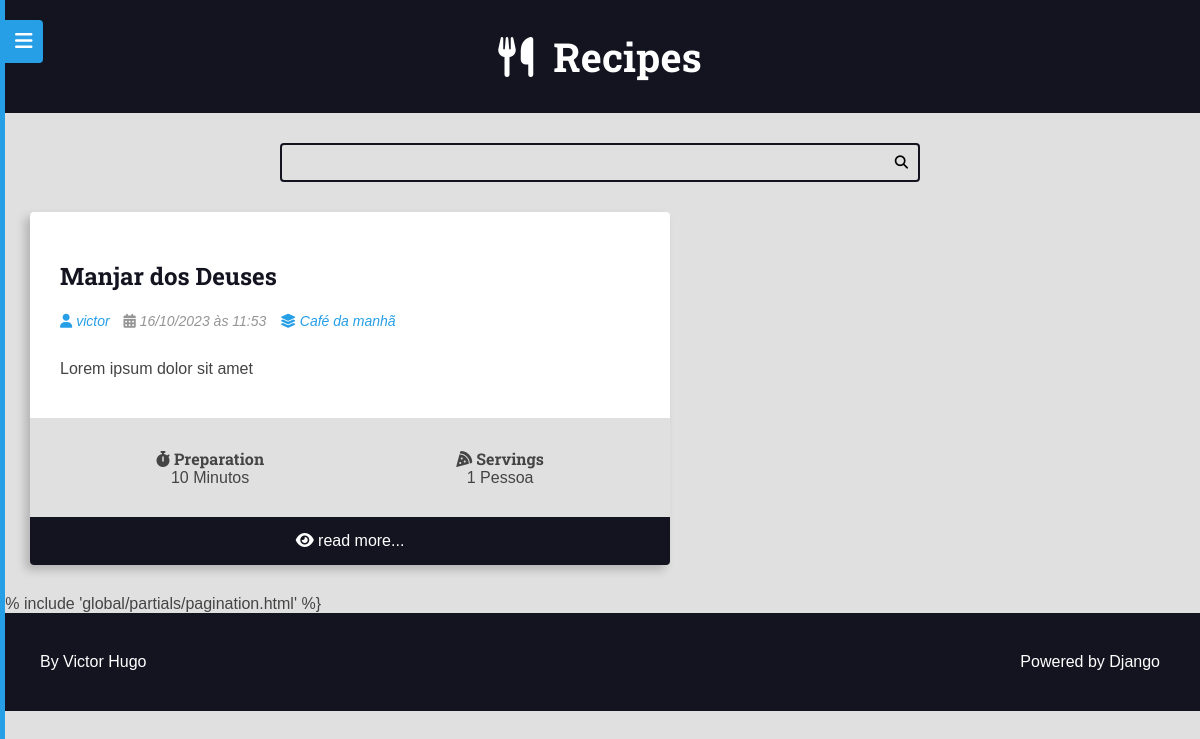
/recipes/tags/hamburguer-yem6g/, run on an earlier commit of the app's database.
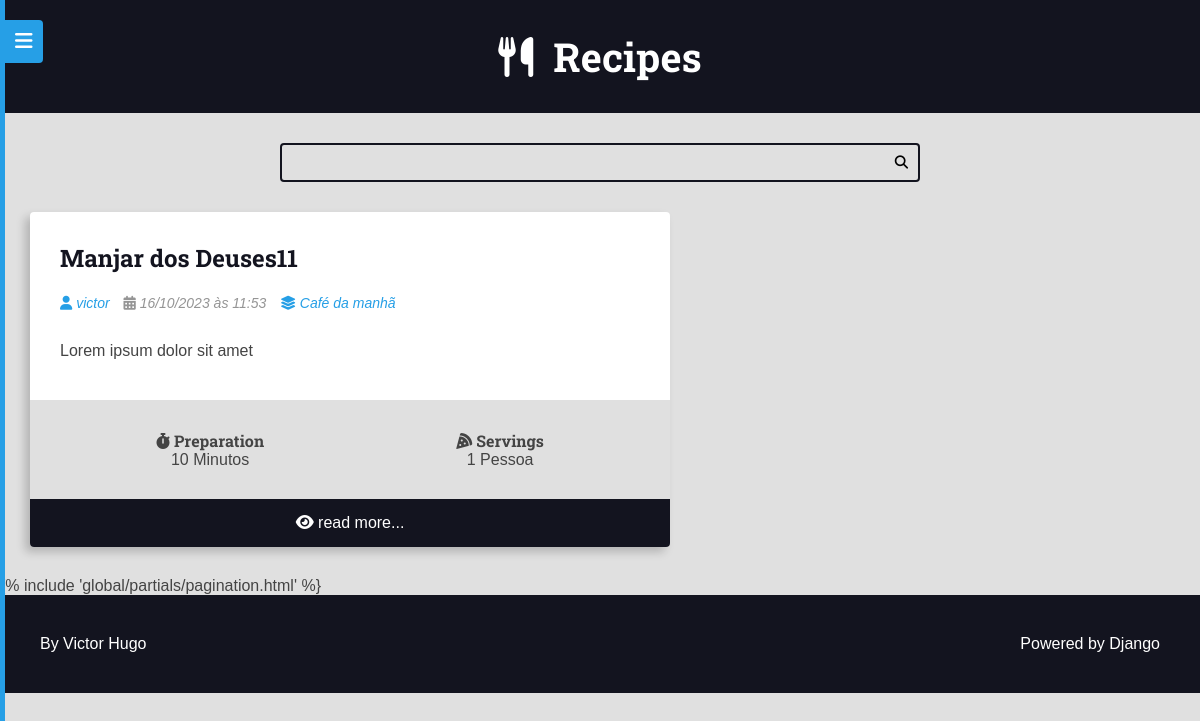
And on a later commit of the database.
### recipes/models.py (models this page shows, shortened)
class Recipe(models.Model):
    objects = RecipeManager()
    title = models.CharField(max_length=65, verbose_name=_('Title'))
    description = models.CharField(max_length=165)
    slug = models.SlugField(unique=True)
    preparation_time = models.IntegerField()
    preparation_time_unit = models.CharField(max_length=65)
    servings = models.IntegerField()
    servings_unit = models.CharField(max_length=65)
    preparation_steps = models.TextField()
    preparation_steps_is_html = models.BooleanField(default=False)
    created_at = models.DateTimeField(auto_now_add=True)
    updated_at = models.DateTimeField(auto_now=True)
    is_published = models.BooleanField(default=False)
    cover = models.ImageField(
        upload_to='recipes/covers/%Y/%m/%d/',
        blank=True,
        default='')
    category = models.ForeignKey(
        Category, on_delete=models.SET_NULL, null=True, blank=True,
        default=None,
    )
    author = models.ForeignKey(
        User, on_delete=models.SET_NULL, null=True
    )
    tags = models.ManyToManyField(Tag, blank=True, default='')
    def get_absolute_url(self):
        return reverse('recipes:recipe', args=(self.id,))
    class Meta:
        verbose_name = _('Recipe')
        verbose_name_plural = _('Recipes')

class Category(models.Model):
    name = models.CharField(max_length=65)

### recipes/views/site.py (the view)
# urls.py: path('recipes/tags/<slug:slug>/', views.RecipeListViewTag.as_view(),
class RecipeListViewTag(RecipeListViewBase):
    template_name = 'recipes/pages/tag.html'
    def get_queryset(self, *args, **kwargs):
        qs = super().get_queryset(*args, **kwargs)
        qs = qs.filter(tags__slug=self.kwargs.get('slug', ''))
        return qs
    def get_context_data(self, *args, **kwargs):
        ctx = super().get_context_data(*args, **kwargs)
        page_title = Tag.objects.filter(
                slug=self.kwargs.get('slug', '')
            ).first()
        if not page_title:
            page_title = 'No recipes found'
        page_title = f'{page_title} - Tag |'
        ctx.update({
            'page_title': page_title,
        })
        return ctx

### recipes/views/site.py (called while the page is built)
    def get_queryset(self, *args, **kwargs):
        qs = super().get_queryset(*args, **kwargs)
        qs = qs.filter(
            is_published=True,
        )
        qs = qs.select_related('author', 'category', 'author__profile')
        qs = qs.prefetch_related('tags')
        return qs

    def get_context_data(self, *args, **kwargs):
        ctx = super().get_context_data(*args, **kwargs)
        page_obj, pagination_range = make_pagination(
            self.request,
            ctx.get('recipes'),
            PER_PAGE
        )
        html_language = translation.get_language()
        ctx.update(
            {
                'recipes': page_obj,
                'pagination_range': pagination_range,
                'html_language': html_language,
            }
        )
        return ctx

### tag/models.py (called while the page is built)
    def __str__(self):
        return self.name

### recipes/templates/recipes/pages/tag.html (shortened to what this page needs)
{% extends 'global/base.html' %}
{% block content %}
<div class="main-content main-content-list container">
{% for recipe in recipes %}
    {% include 'recipes/partials/recipe.html' %}
{% empty %}
    <div class="center m-y">
        <h1>No recipes found here</h1>
    </div>
{% endfor %}
</div>
{% endblock content %}

### recipes/templates/recipes/partials/recipe.html (shortened to what this page needs)
{% load i18n %}
<div class="recipe recipe-list-item">
  {% if recipe.cover %}
    <div class="recipe-cover">
    </div>
  {% endif %}
  <div class="recipe-title-container">
      <h2 class="recipe-title">
        <a href="{{ recipe.get_absolute_url }}">
          {{ recipe.title }}
        </a>
      </h2>
  </div>
  <div class="recipe-author">
    {% if recipe.author is not None %}
      <span class="recipe-author-item">
        {% if recipe.author.profile %}
          <a href="{% url 'authors:profile' recipe.author.profile.id %}">
        {% endif %}
        <i class="fas fa-user"></i>
        {% if recipe.author.first_name %}
          {{ recipe.author.first_name }} {{ recipe.author.last_name }}
        {% else %}
          {{recipe.author.username}}
        {% endif %}
        {% if recipe.author.profile %}
          </a>
        {% endif %}
      </span>
    {% endif %}
    <span class="recipe-author-item">
      <i class="fas fa-calendar-alt"></i>
      {{ recipe.created_at|date:"d/m/Y" }} às {{ recipe.created_at|date:"H:i" }}
    </span>
    {% if recipe.category is not None %}
      <span class="recipe-author-item">
          <a href="{% url 'recipes:category' recipe.category.id %}">
            <i class="fas fa-layer-group"></i>
            <span>{{ recipe.category.name }}</span>
          </a>
        </span>
    {% endif %}
  </div>
  <div class="recipe-content">
    <p>{{ recipe.description }}</p>
  </div>
  <div class="recipe-meta-container">
    <div class="recipe-meta recipe-preparation">
      <h3 class="recipe-meta-title">
        <i class="fas fa-stopwatch"></i> {% translate 'Preparation' %}
      </h3>
      <div class="recipe-meta-text">
        {{ recipe.preparation_time }} {{ recipe.preparation_time_unit }}
      </div>
    </div>
    <div class="recipe-meta recipe-servings">
      <h3 class="recipe-meta-title">
        <i class="fas fa-pizza-slice"></i> {% translate 'Servings' %}
      </h3>
      <div class="recipe-meta-text">
        {{ recipe.servings }} {{ recipe.servings_unit }}
      </div>
    </div>
  </div>
  {% if is_detail_page is not True %}
  <footer class="recipe-footer">
    <a
      class="recipe-read-more button button-dark button-full-width"
      href="{% url 'recipes:recipe' recipe.id %}"
    >
      <i class="fas fa-eye"></i>
      <span>{% translate 'read more' %}...</span>
    </a>
  </footer>
  {% endif %}
</div>

What changed in the data, as far as the page shows it:
changed Recipe "Lorem ipsum dolor sit amet": title "Manjar dos Deuses" → "Manjar dos Deuses11"
